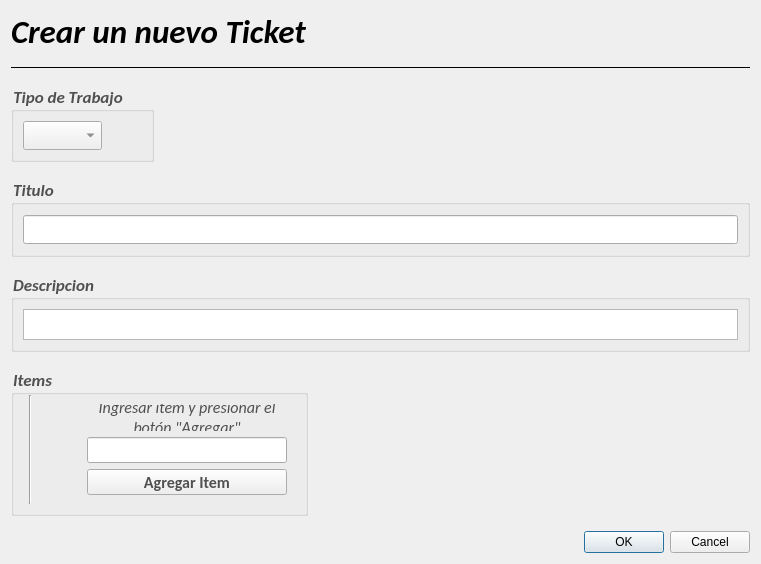
<?xml version="1.0" encoding="UTF-8"?>
<ui version="4.0">
 <class>Dialog</class>
 <widget class="QDialog" name="Dialog">
  <property name="geometry">
   <rect>
    <x>0</x>
    <y>0</y>
    <width>761</width>
    <height>539</height>
   </rect>
  </property>
  <property name="windowTitle">
   <string>Dialog</string>
  </property>
  <layout class="QVBoxLayout" name="vL_Dialog">
   <property name="spacing">
    <number>15</number>
   </property>
   <item>
    <widget class="QLabel" name="l_Encabezado">
     <property name="sizePolicy">
      <sizepolicy hsizetype="Preferred" vsizetype="Fixed">
       <horstretch>0</horstretch>
       <verstretch>0</verstretch>
      </sizepolicy>
     </property>
     <property name="minimumSize">
      <size>
       <width>0</width>
       <height>40</height>
      </size>
     </property>
     <property name="font">
      <font>
       <family>Calibri</family>
       <pointsize>25</pointsize>
       <weight>75</weight>
       <italic>true</italic>
       <bold>true</bold>
      </font>
     </property>
     <property name="text">
      <string>Crear un nuevo Ticket</string>
     </property>
    </widget>
   </item>
   <item>
    <widget class="Line" name="line">
     <property name="frameShadow">
      <enum>QFrame::Plain</enum>
     </property>
     <property name="orientation">
      <enum>Qt::Horizontal</enum>
     </property>
    </widget>
   </item>
   <item>
    <widget class="QGroupBox" name="gB_Tipo">
     <property name="sizePolicy">
      <sizepolicy hsizetype="Fixed" vsizetype="Fixed">
       <horstretch>0</horstretch>
       <verstretch>0</verstretch>
      </sizepolicy>
     </property>
     <property name="font">
      <font>
       <family>Calibri</family>
       <pointsize>13</pointsize>
       <weight>75</weight>
       <italic>true</italic>
       <bold>true</bold>
      </font>
     </property>
     <property name="styleSheet">
      <string notr="true">color:rgb(80, 80, 80);</string>
     </property>
     <property name="title">
      <string>Tipo de Trabajo</string>
     </property>
     <layout class="QHBoxLayout" name="hL_gB_Tipo">
      <item>
       <widget class="QComboBox" name="comboBox_Tipo">
        <property name="font">
         <font>
          <family>Calibri</family>
          <pointsize>12</pointsize>
         </font>
        </property>
       </widget>
      </item>
      <item>
       <spacer name="horizontalSpacer">
        <property name="orientation">
         <enum>Qt::Horizontal</enum>
        </property>
        <property name="sizeHint" stdset="0">
         <size>
          <width>40</width>
          <height>20</height>
         </size>
        </property>
       </spacer>
      </item>
     </layout>
    </widget>
   </item>
   <item>
    <widget class="QGroupBox" name="gB_Titulo">
     <property name="sizePolicy">
      <sizepolicy hsizetype="Preferred" vsizetype="Fixed">
       <horstretch>0</horstretch>
       <verstretch>0</verstretch>
      </sizepolicy>
     </property>
     <property name="minimumSize">
      <size>
       <width>0</width>
       <height>80</height>
      </size>
     </property>
     <property name="maximumSize">
      <size>
       <width>16777215</width>
       <height>80</height>
      </size>
     </property>
     <property name="font">
      <font>
       <family>Calibri</family>
       <pointsize>13</pointsize>
       <weight>75</weight>
       <italic>true</italic>
       <bold>true</bold>
      </font>
     </property>
     <property name="styleSheet">
      <string notr="true">color:rgb(80, 80, 80);</string>
     </property>
     <property name="title">
      <string>Titulo</string>
     </property>
     <layout class="QHBoxLayout" name="hL_gB_Titulo">
      <item>
       <widget class="QLineEdit" name="iT_Titulo">
        <property name="font">
         <font>
          <family>Calibri</family>
          <pointsize>12</pointsize>
         </font>
        </property>
       </widget>
      </item>
     </layout>
    </widget>
   </item>
   <item>
    <widget class="QGroupBox" name="gB_Descripcion">
     <property name="minimumSize">
      <size>
       <width>0</width>
       <height>80</height>
      </size>
     </property>
     <property name="font">
      <font>
       <family>Calibri</family>
       <pointsize>13</pointsize>
       <weight>75</weight>
       <italic>true</italic>
       <bold>true</bold>
      </font>
     </property>
     <property name="styleSheet">
      <string notr="true">color:rgb(80, 80, 80);</string>
     </property>
     <property name="title">
      <string>Descripcion</string>
     </property>
     <layout class="QHBoxLayout" name="hL_gB_Descripcion">
      <item>
       <widget class="QTextEdit" name="iT_Descripcion">
        <property name="font">
         <font>
          <family>Calibri</family>
          <pointsize>12</pointsize>
         </font>
        </property>
       </widget>
      </item>
     </layout>
    </widget>
   </item>
   <item>
    <widget class="QGroupBox" name="gB_Items">
     <property name="sizePolicy">
      <sizepolicy hsizetype="Maximum" vsizetype="Preferred">
       <horstretch>0</horstretch>
       <verstretch>0</verstretch>
      </sizepolicy>
     </property>
     <property name="minimumSize">
      <size>
       <width>0</width>
       <height>0</height>
      </size>
     </property>
     <property name="font">
      <font>
       <family>Calibri</family>
       <pointsize>13</pointsize>
       <weight>75</weight>
       <italic>true</italic>
       <bold>true</bold>
      </font>
     </property>
     <property name="styleSheet">
      <string notr="true">color:rgb(80, 80, 80);</string>
     </property>
     <property name="title">
      <string>Items</string>
     </property>
     <property name="alignment">
      <set>Qt::AlignLeading|Qt::AlignLeft|Qt::AlignTop</set>
     </property>
     <layout class="QHBoxLayout" name="hL_gB_Items">
      <property name="sizeConstraint">
       <enum>QLayout::SetMinimumSize</enum>
      </property>
      <property name="topMargin">
       <number>0</number>
      </property>
      <item>
       <widget class="QWidget" name="w_Items" native="true">
        <property name="sizePolicy">
         <sizepolicy hsizetype="Fixed" vsizetype="Preferred">
          <horstretch>0</horstretch>
          <verstretch>0</verstretch>
         </sizepolicy>
        </property>
        <property name="minimumSize">
         <size>
          <width>200</width>
          <height>0</height>
         </size>
        </property>
        <property name="font">
         <font>
          <family>Calibri</family>
          <pointsize>12</pointsize>
         </font>
        </property>
        <layout class="QVBoxLayout" name="vL_w_Items">
         <property name="spacing">
          <number>0</number>
         </property>
         <property name="sizeConstraint">
          <enum>QLayout::SetMinimumSize</enum>
         </property>
         <property name="leftMargin">
          <number>0</number>
         </property>
         <property name="topMargin">
          <number>0</number>
         </property>
         <property name="rightMargin">
          <number>0</number>
         </property>
         <property name="bottomMargin">
          <number>0</number>
         </property>
        </layout>
       </widget>
      </item>
      <item>
       <widget class="Line" name="line_2">
        <property name="orientation">
         <enum>Qt::Vertical</enum>
        </property>
       </widget>
      </item>
      <item>
       <spacer name="horizontalSpacer_2">
        <property name="orientation">
         <enum>Qt::Horizontal</enum>
        </property>
        <property name="sizeHint" stdset="0">
         <size>
          <width>40</width>
          <height>20</height>
         </size>
        </property>
       </spacer>
      </item>
      <item>
       <widget class="QWidget" name="w_BotonItems" native="true">
        <property name="minimumSize">
         <size>
          <width>0</width>
          <height>0</height>
         </size>
        </property>
        <layout class="QVBoxLayout" name="vL_w_BotonItems">
         <item>
          <widget class="QLabel" name="label">
           <property name="font">
            <font>
             <family>Calibri</family>
             <pointsize>12</pointsize>
             <italic>true</italic>
            </font>
           </property>
           <property name="text">
            <string>Ingresar item y presionar el botón &quot;Agregar&quot;</string>
           </property>
           <property name="alignment">
            <set>Qt::AlignCenter</set>
           </property>
           <property name="wordWrap">
            <bool>true</bool>
           </property>
          </widget>
         </item>
         <item>
          <widget class="QLineEdit" name="lE_addItem">
           <property name="sizePolicy">
            <sizepolicy hsizetype="Fixed" vsizetype="Fixed">
             <horstretch>0</horstretch>
             <verstretch>0</verstretch>
            </sizepolicy>
           </property>
           <property name="minimumSize">
            <size>
             <width>200</width>
             <height>0</height>
            </size>
           </property>
           <property name="font">
            <font>
             <family>Calibri</family>
             <pointsize>12</pointsize>
            </font>
           </property>
          </widget>
         </item>
         <item>
          <widget class="QPushButton" name="pb_addItems">
           <property name="sizePolicy">
            <sizepolicy hsizetype="Preferred" vsizetype="Preferred">
             <horstretch>0</horstretch>
             <verstretch>0</verstretch>
            </sizepolicy>
           </property>
           <property name="minimumSize">
            <size>
             <width>0</width>
             <height>0</height>
            </size>
           </property>
           <property name="font">
            <font>
             <family>Calibri</family>
             <pointsize>12</pointsize>
             <weight>75</weight>
             <bold>true</bold>
            </font>
           </property>
           <property name="text">
            <string>Agregar Item</string>
           </property>
          </widget>
         </item>
         <item>
          <spacer name="verticalSpacer">
           <property name="orientation">
            <enum>Qt::Vertical</enum>
           </property>
           <property name="sizeHint" stdset="0">
            <size>
             <width>20</width>
             <height>40</height>
            </size>
           </property>
          </spacer>
         </item>
        </layout>
       </widget>
      </item>
     </layout>
    </widget>
   </item>
   <item>
    <widget class="QDialogButtonBox" name="buttonBox">
     <property name="orientation">
      <enum>Qt::Horizontal</enum>
     </property>
     <property name="standardButtons">
      <set>QDialogButtonBox::Cancel|QDialogButtonBox::Ok</set>
     </property>
    </widget>
   </item>
  </layout>
 </widget>
 <resources/>
 <connections>
  <connection>
   <sender>buttonBox</sender>
   <signal>accepted()</signal>
   <receiver>Dialog</receiver>
   <slot>accept()</slot>
   <hints>
    <hint type="sourcelabel">
     <x>248</x>
     <y>254</y>
    </hint>
    <hint type="destinationlabel">
     <x>157</x>
     <y>274</y>
    </hint>
   </hints>
  </connection>
  <connection>
   <sender>buttonBox</sender>
   <signal>rejected()</signal>
   <receiver>Dialog</receiver>
   <slot>reject()</slot>
   <hints>
    <hint type="sourcelabel">
     <x>316</x>
     <y>260</y>
    </hint>
    <hint type="destinationlabel">
     <x>286</x>
     <y>274</y>
    </hint>
   </hints>
  </connection>
 </connections>
</ui>
